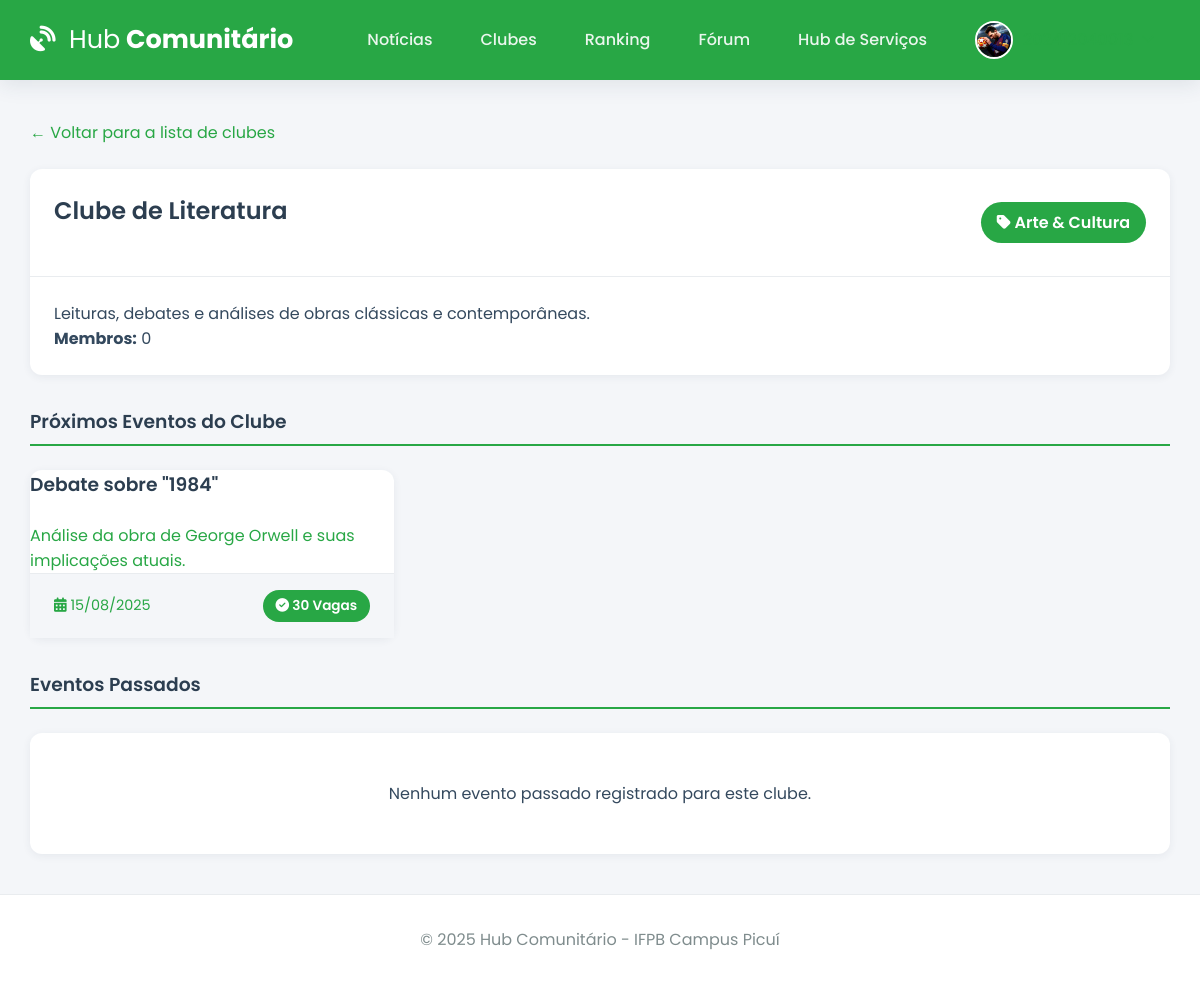
The app's page /clube/4 (signed in) with its own data.
### app.py (models this page shows, shortened)
class User(db.Model):
    id = db.Column(db.Integer, primary_key=True)
    email = db.Column(db.String(120), unique=True, nullable=False)
    username = db.Column(db.String(12), unique=True, nullable=False)
    password_hash = db.Column(db.String(256), nullable=False)
    image_file = db.Column(db.String(100), nullable=False, default='default.jpg')
    eventos_inscritos = db.relationship('Evento', secondary=inscricao_evento_tabela, back_populates='alunos_inscritos', lazy='dynamic')
    clubes_membro = db.relationship('Clube', secondary=membros_clube_tabela, back_populates='membros', lazy='dynamic')
    topicos_criados = db.relationship('ForumTopico', backref='autor', lazy='dynamic', cascade="all, delete-orphan")
    posts_criados = db.relationship('ForumPost', backref='autor', lazy='dynamic', cascade="all, delete-orphan")

class Clube(db.Model):
    id = db.Column(db.Integer, primary_key=True)
    nome = db.Column(db.String(100), unique=True, nullable=False)
    descricao = db.Column(db.Text, nullable=False)
    categoria = db.Column(db.String(50), nullable=False)
    membros = db.relationship('User', secondary=membros_clube_tabela, back_populates='clubes_membro', lazy='dynamic')
    eventos = db.relationship('Evento', backref='clube_organizador', lazy='dynamic')

class Evento(db.Model):
    id = db.Column(db.Integer, primary_key=True)
    titulo = db.Column(db.String(200), nullable=False)
    descricao = db.Column(db.Text, nullable=False)
    vagas = db.Column(db.Integer, nullable=False)
    data_evento = db.Column(db.DateTime, nullable=False, default=lambda: datetime.now(timezone.utc))
    clube_id = db.Column(db.Integer, db.ForeignKey('clube.id'), nullable=False)
    alunos_inscritos = db.relationship('User', secondary=inscricao_evento_tabela, back_populates='eventos_inscritos', lazy='dynamic')
    noticias = db.relationship('Noticia', backref='evento', lazy='dynamic', cascade="all, delete-orphan")
    @property
    def vagas_restantes(self):
        return self.vagas - self.alunos_inscritos.count()

### app.py (the view)
@app.route('/clube/<int:clube_id>')
@login_required
def detalhe_clube(clube_id):
    clube = Clube.query.get_or_404(clube_id)
    agora = datetime.now(timezone.utc)
    eventos_futuros = clube.eventos.filter(Evento.data_evento >= agora).order_by(Evento.data_evento.asc()).all()
    eventos_passados = clube.eventos.filter(Evento.data_evento < agora).order_by(Evento.data_evento.desc()).all()
    return render_template('detalhe_clube.html', clube=clube, eventos_futuros=eventos_futuros, eventos_passados=eventos_passados)

### app.py (called while the page is built)
@app.before_request
def load_logged_in_user():
    user_id = session.get('user_id')
    g.user = User.query.get(user_id) if user_id else None
    if user_id and g.user is None:
        session.clear()

def login_required(f):
    @wraps(f)
    def decorated_function(*args, **kwargs):
        if g.user is None:
            flash('Você precisa fazer login para acessar esta página.', 'warning')
            return redirect(url_for('login'))
        return f(*args, **kwargs)
    return decorated_function

@app.context_processor
def inject_user_and_year():
    return dict(current_user_data=g.user, current_year=datetime.now(timezone.utc).year)

### templates/detalhe_clube.html (shortened to what this page needs)
{% extends 'base.html' %}
{% block content %}
<div class="back-link-container">
    <a href="{{ url_for('clubes') }}">&larr; Voltar para a lista de clubes</a>
</div>
<div class="card">
    <div class="card-header">
        <h2>{{ clube.nome }}</h2>
        <span class="vagas-badge-lg" style="font-size: 1rem;"><i class="fas fa-tag"></i> {{ clube.categoria }}</span>
    </div>
    <div class="card-body">
        <p class="lead">{{ clube.descricao }}</p>
        <p><strong>Membros:</strong> {{ clube.membros.count() }}</p>
    </div>
</div>
<h3 class="page-header" style="margin-top: 2rem;">Próximos Eventos do Clube</h3>
{% if eventos_futuros %}
    <div class="course-grid">
    {% for evento in eventos_futuros %}
        {% include 'partials/evento_card.html' %}
    {% endfor %}
    </div>
{% else %}
    <div class="card empty-state">
        <p class="text-muted">Este clube não tem eventos futuros agendados.</p>
    </div>
{% endif %}
<h3 class="page-header" style="margin-top: 2rem;">Eventos Passados</h3>
{% if eventos_passados %}
    <ul class="simple-list">
    {% for evento in eventos_passados %}
        <li><a href="{{ url_for('detalhe_evento', evento_id=evento.id) }}">{{ evento.titulo }}</a> - <small>{{ evento.data_evento.strftime('%d/%m/%Y') }}</small></li>
    {% endfor %}
    </ul>
{% else %}
     <div class="card empty-state">
        <p class="text-muted">Nenhum evento passado registrado para este clube.</p>
    </div>
{% endif %}
{% endblock %}

### templates/base.html (shortened to what this page needs)
<!DOCTYPE html>
<html lang="pt-br">
<head>
    <link rel="stylesheet" href="https://cdnjs.cloudflare.com/ajax/libs/font-awesome/6.5.2/css/all.min.css" />
    <link rel="stylesheet" href="{{ url_for('static', filename='css/style.css') }}">
</head>
<body>
    <header class="header">
        <div class="container">
            <nav class="navbar">
                <a class="navbar-brand" href="{{ url_for('noticias') if current_user_data else url_for('login') }}">
                    <i class="fas fa-satellite-dish"></i> <strong>Hub</strong> Comunitário
                </a>
                <div class="nav-links" id="nav-links">
                    {% if current_user_data %}
                        <a class="nav-item" href="{{ url_for('noticias') }}">Notícias</a>
                        <a class="nav-item" href="{{ url_for('clubes') }}">Clubes</a>
                        <a class="nav-item" href="{{ url_for('ranking') }}">Ranking</a>
                        <a class="nav-item" href="{{ url_for('forum') }}">Fórum</a>
                        <a class="nav-item" href="{{ url_for('hub_servicos') }}">Hub de Serviços</a>
                        <div class="nav-item user-menu">
                             <a class="user-menu-trigger" href="#">
                                 <img src="{{ url_for('static', filename='profile_pics/' + current_user_data.image_file) }}" class="nav-profile-image">
                                 <span>{{ current_user_data.username }}</span> <i class="fas fa-chevron-down dropdown-icon"></i>
                            </a>
                        </div>
                    {% else %}
                        <a href="{{ url_for('login') }}" class="nav-item">Entrar</a>
                        <a href="{{ url_for('register') }}" class="nav-item btn btn-outline">Registar</a>
                    {% endif %}
                </div>
            </nav>
        </div>
    </header>
    <main class="container">
        {% block content %}{% endblock %}
    </main>
    <footer class="footer">
        <p>&copy; {{ current_year }} Hub Comunitário - IFPB Campus Picuí</p>
    </footer>
</body>
</html>

### templates/partials/evento_card.html
<a href="{{ url_for('detalhe_evento', evento_id=evento.id) }}" class="card-link">
    <div class="card course-card">
        <h3>{{ evento.titulo }}</h3>
        <p class="text-muted">{{ evento.descricao|truncate(120) }}</p>
        <div class="card-footer">
            <span><i class="fas fa-calendar-alt"></i> {{ evento.data_evento.strftime('%d/%m/%Y') }}</span>
            {% if evento.vagas_restantes > 0 %}
                <span class="vagas-badge vagas-disponiveis"><i class="fas fa-check-circle"></i> {{ evento.vagas_restantes }} Vagas</span>
            {% else %}
                <span class="vagas-badge vagas-esgotadas"><i class="fas fa-times-circle"></i> Esgotado</span>
            {% endif %}
        </div>
    </div>
</a>

### static/css/style.css (style rules this page uses)
:root { --ifpb-green: #28a745; --ifpb-green-dark: #218838; --dark-blue: #2c3e50; --light-gray: #ecf0f1; --medium-gray: #bdc3c7; --text-color: #34495e; --light-text: #7f8c8d; --background-color: #f4f6f9; --surface-color: #ffffff; --border-color: #e9ecef; --font-family-base: 'Poppins', sans-serif; --shadow-sm: 0 2px 8px rgba(44, 62, 80, 0.07); --shadow-md: 0 5px 20px rgba(44, 62, 80, 0.1); --border-radius: 12px; }
* { box-sizing: border-box; margin: 0; padding: 0; }
html { height: 100%; }
body { font-family: var(--font-family-base); background-color: var(--background-color); color: var(--text-color); display: flex; flex-direction: column; min-height: 100%; }
.container { width: 95%; max-width: 1200px; margin: 0 auto; }
main.container { flex-grow: 1; padding-top: 2.5rem; padding-bottom: 2.5rem; }
h1, h2, h3, h4 { font-weight: 600; color: var(--dark-blue); margin-bottom: 1.5rem; }
a { color: var(--ifpb-green); text-decoration: none; transition: color 0.2s; }
.header { background-color: var(--ifpb-green); padding: 0.8rem 0; box-shadow: var(--shadow-md); position: sticky; top: 0; z-index: 1000; }
.navbar { display: flex; justify-content: space-between; align-items: center; }
.navbar-brand { font-weight: 700; font-size: 1.6rem; color: var(--surface-color); }
.navbar-brand i { margin-right: 0.5rem; }
.navbar-brand strong { font-weight: 400; }
.nav-links { display: flex; align-items: center; gap: 1rem; }
.nav-item { color: rgba(255, 255, 255, 0.9); font-weight: 500; padding: 0.5rem 1rem; border-radius: var(--border-radius); transition: background-color 0.2s; }
.nav-profile-image { width: 38px; height: 38px; border-radius: 50%; margin-right: 10px; object-fit: cover; border: 2px solid var(--surface-color); }
.user-menu { position: relative; }
.user-menu-trigger { display: flex; align-items: center; cursor: pointer; }
.user-menu-trigger .dropdown-icon { font-size: 0.8em; margin-left: 0.5rem; transition: transform 0.2s; }
.card { background-color: var(--surface-color); border-radius: var(--border-radius); box-shadow: var(--shadow-sm); transition: all 0.3s ease-in-out; display: flex; flex-direction: column; height: 100%; }
.card .card-header { padding: 1.5rem; border-bottom: 1px solid var(--border-color); display: flex; justify-content: space-between; align-items: center; }
.card .card-body { padding: 1.5rem; flex-grow: 1; }
.card .card-footer { padding: 1rem 1.5rem; background-color: var(--background-color); border-top: 1px solid var(--border-color); display: flex; justify-content: space-between; align-items: center; font-size: 0.9rem; }
.course-grid { display: grid; grid-template-columns: repeat(auto-fill, minmax(300px, 1fr)); gap: 1.5rem; }
.vagas-badge, .vagas-badge-lg { background-color: var(--ifpb-green); color: white; padding: 0.4rem 0.8rem; border-radius: 50px; font-size: 0.85rem; font-weight: 600; }
.vagas-badge-lg { font-size: 1rem; padding: 0.5rem 1rem; }
.empty-state { text-align: center; padding: 3rem 1rem; }
.page-header { border-bottom: 2px solid var(--ifpb-green); padding-bottom: 0.5rem; }
.back-link-container { margin-bottom: 1.5rem; }
.footer { padding: 2rem 0; background-color: var(--surface-color); text-align: center; margin-top: auto; border-top: 1px solid var(--border-color); }
.footer p { margin: 0; color: var(--light-text); }

### records on screen
User: image_file (picture)
Clube: nome "Clube de Literatura", categoria "Arte & Cultura", descricao "Leituras, debates e análises de obras clássicas e contemporâneas."
Evento: titulo "Debate sobre \"1984\"", descricao "Análise da obra de George Orwell e suas implicações atuais.", data_evento "15/08/2025", vagas_restantes "30"

### other values on screen
{{ clube.membros.count() }} "0"
